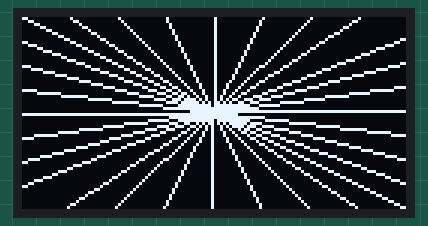
Simulated run of this program. Board: Raspberry Pi (BCM pin numbers). On the bench: 128×64 one-colour display. The clock reads 2024-03-15 10:24:30 at power-on unless the program sets it.

Above: at 0.2 s.
At 3.3 s:
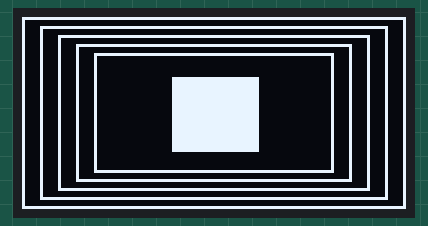
At 6.4 s:
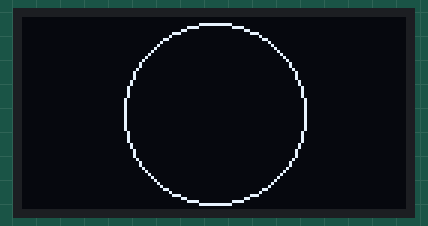
At 9.5 s:
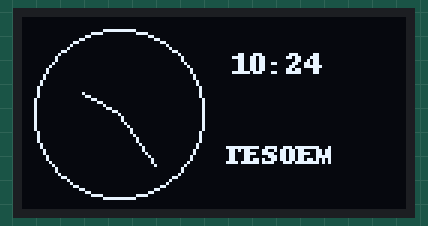
At 30.3 s:
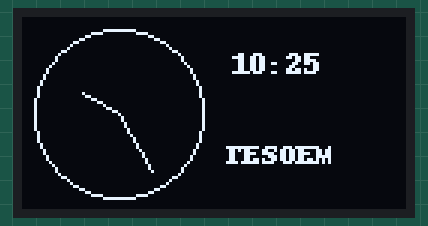

Measured:
- what the display in image 0 shows lasts 3.1 s, from 0.2 s to 3.3 s
- what the display in image 3 shows lasts 20.8 s, from 9.5 s to 30.3 s

The program:

practica4a_primitivas.py
```python
#!/usr/bin/env python3
# practica4a_primitivas.py

from luma.core.interface.serial import i2c
from luma.oled.device import ssd1306
from luma.core.render import canvas

import time
import math
import datetime


# Inicialización
serial = i2c(port=1, address=0x3C)
device = ssd1306(serial)


def demo_lineas():

    with canvas(device) as draw:

        for i in range(0, 128, 16):

            draw.line(
                [(i, 0), (127 - i, 63)],
                fill=255
            )

            draw.line(
                [(0, i // 2), (127, 63 - i // 2)],
                fill=255
            )

    time.sleep(3)


def demo_rectangulos():

    with canvas(device) as draw:

        for i in range(0, 28, 6):

            draw.rectangle(
                [(i, i // 2), (127 - i, 63 - i // 2)],
                outline=255,
                fill=0
            )

        draw.rectangle(
            [(50, 20), (78, 44)],
            outline=255,
            fill=255
        )

    time.sleep(3)


def demo_circulos():

    with canvas(device) as draw:

        cx, cy = 64, 32

        for r in range(5, 32, 5):

            draw.ellipse(
                [(cx-r, cy-r), (cx+r, cy+r)],
                outline=255,
                fill=0
            )

    time.sleep(3)


def demo_reloj():

    for _ in range(30):

        now = datetime.datetime.now()

        h_ang = (now.hour % 12) / 12 * 360 - 90
        m_ang = now.minute / 60 * 360 - 90

        cx, cy, r = 32, 32, 28

        with canvas(device) as draw:

            draw.ellipse(
                [(cx-r, cy-r), (cx+r, cy+r)],
                outline=255
            )

            # Hora
            hx = cx + int(15 * math.cos(math.radians(h_ang)))
            hy = cy + int(15 * math.sin(math.radians(h_ang)))

            draw.line(
                [(cx, cy), (hx, hy)],
                fill=255
            )

            # Minuto
            mx = cx + int(22 * math.cos(math.radians(m_ang)))
            my = cy + int(22 * math.sin(math.radians(m_ang)))

            draw.line(
                [(cx, cy), (mx, my)],
                fill=255
            )

            draw.text(
                (70, 10),
                now.strftime('%H:%M'),
                fill=255
            )

            draw.text(
                (68, 40),
                'TESOEM',
                fill=255
            )

        time.sleep(1)


# Ejecutar demos
demo_lineas()
demo_rectangulos()
demo_circulos()
demo_reloj()

device.cleanup()
```
